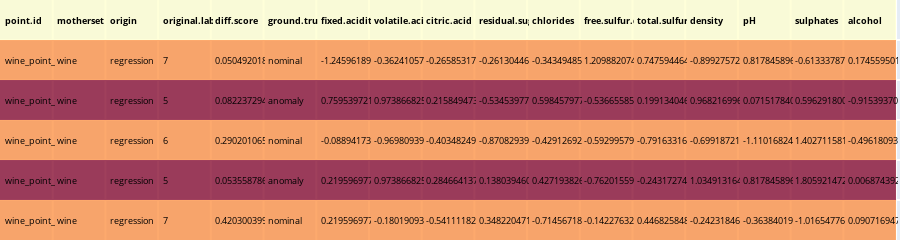

The notebook cell saved with this chart:
### Markdown cell above
首先让我们先来看看该数据集的头和尾，下表显示了数据集开头的前4行。<br>

### Code cell
d = wineExp.head(5)
colorscale = "YlOrRd"
table = ff.create_table(d, colorscale=colorscale)
for i in range(len(table.layout.annotations)):
    table.layout.annotations[i].font.size = 9
    table.layout.annotations[i].width = 50
    table.layout.annotations[i].font.color = 'black'
iplot(table)

### Figure 1 — Plotly figure (JSON) as saved in the notebook; plotly's stock layout.template omitted (floating-point values rounded to 4 significant figures)
{"data": [{"colorscale": [[0, "rgb(255,255,204)"], [0.125, "rgb(255,237,160)"], [0.25, "rgb(254,217,118)"], [0.375, "rgb(254,178,76)"], [0.5, "rgb(253,141,60)"], [0.625, "rgb(252,78,42)"], [0.75, "rgb(227,26,28)"], [0.875, "rgb(189,0,38)"], [1, "rgb(128,0,38)"]], "hoverinfo": "none", "opacity": 0.75, "showscale": false, "type": "heatmap", "z": [[0, 0, 0, 0, 0, 0, 0, 0, 0, 0, 0, 0, 0, 0, 0, 0, 0], [0.5, 0.5, 0.5, 0.5, 0.5, 0.5, 0.5, 0.5, 0.5, 0.5, 0.5, 0.5, 0.5, 0.5, 0.5, 0.5, 0.5], [1, 1, 1, 1, 1, 1, 1, 1, 1, 1, 1, 1, 1, 1, 1, 1, 1], [0.5, 0.5, 0.5, 0.5, 0.5, 0.5, 0.5, 0.5, 0.5, 0.5, 0.5, 0.5, 0.5, 0.5, 0.5, 0.5, 0.5], [1, 1, 1, 1, 1, 1, 1, 1, 1, 1, 1, 1, 1, 1, 1, 1, 1], [0.5, 0.5, 0.5, 0.5, 0.5, 0.5, 0.5, 0.5, 0.5, 0.5, 0.5, 0.5, 0.5, 0.5, 0.5, 0.5, 0.5]]}], "layout": {"annotations": [{"align": "left", "font": {"color": "black", "size": 9}, "showarrow": false, "text": "<b>point.id</b>", "width": 50, "x": -0.45, "xanchor": "left", "xref": "x", "y": 0, "yref": "y"}, {"align": "left", "font": {"color": "black", "size": 9}, "showarrow": false, "text": "<b>motherset</b>", "width": 50, "x": 0.55, "xanchor": "left", "xref": "x", "y": 0, "yref": "y"}, {"align": "left", "font": {"color": "black", "size": 9}, "showarrow": false, "text": "<b>origin</b>", "width": 50, "x": 1.55, "xanchor": "left", "xref": "x", "y": 0, "yref": "y"}, {"align": "left", "font": {"color": "black", "size": 9}, "showarrow": false, "text": "<b>original.label</b>", "width": 50, "x": 2.55, "xanchor": "left", "xref": "x", "y": 0, "yref": "y"}, {"align": "left", "font": {"color": "black", "size": 9}, "showarrow": false, "text": "<b>diff.score</b>", "width": 50, "x": 3.55, "xanchor": "left", "xref": "x", "y": 0, "yref": "y"}, {"align": "left", "font": {"color": "black", "size": 9}, "showarrow": false, "text": "<b>ground.truth</b>", "width": 50, "x": 4.55, "xanchor": "left", "xref": "x", "y": 0, "yref": "y"}, {"align": "left", "font": {"color": "black", "size": 9}, "showarrow": false, "text": "<b>fixed.acidity</b>", "width": 50, "x": 5.55, "xanchor": "left", "xref": "x", "y": 0, "yref": "y"}, {"align": "left", "font": {"color": "black", "size": 9}, "showarrow": false, "text": "<b>volatile.acidity</b>", "width": 50, "x": 6.55, "xanchor": "left", "xref": "x", "y": 0, "yref": "y"}, {"align": "left", "font": {"color": "black", "size": 9}, "showarrow": false, "text": "<b>citric.acid</b>", "width": 50, "x": 7.55, "xanchor": "left", "xref": "x", "y": 0, "yref": "y"}, {"align": "left", "font": {"color": "black", "size": 9}, "showarrow": false, "text": "<b>residual.sugar</b>", "width": 50, "x": 8.55, "xanchor": "left", "xref": "x", "y": 0, "yref": "y"}, {"align": "left", "font": {"color": "black", "size": 9}, "showarrow": false, "text": "<b>chlorides</b>", "width": 50, "x": 9.55, "xanchor": "left", "xref": "x", "y": 0, "yref": "y"}, {"align": "left", "font": {"color": "black", "size": 9}, "showarrow": false, "text": "<b>free.sulfur.dioxide</b>", "width": 50, "x": 10.55, "xanchor": "left", "xref": "x", "y": 0, "yref": "y"}, {"align": "left", "font": {"color": "black", "size": 9}, "showarrow": false, "text": "<b>total.sulfur.dioxide</b>", "width": 50, "x": 11.55, "xanchor": "left", "xref": "x", "y": 0, "yref": "y"}, {"align": "left", "font": {"color": "black", "size": 9}, "showarrow": false, "text": "<b>density</b>", "width": 50, "x": 12.55, "xanchor": "left", "xref": "x", "y": 0, "yref": "y"}, {"align": "left", "font": {"color": "black", "size": 9}, "showarrow": false, "text": "<b>pH</b>", "width": 50, "x": 13.55, "xanchor": "left", "xref": "x", "y": 0, "yref": "y"}, {"align": "left", "font": {"color": "black", "size": 9}, "showarrow": false, "text": "<b>sulphates</b>", "width": 50, "x": 14.55, "xanchor": "left", "xref": "x", "y": 0, "yref": "y"}, {"align": "left", "font": {"color": "black", "size": 9}, "showarrow": false, "text": "<b>alcohol</b>", "width": 50, "x": 15.55, "xanchor": "left", "xref": "x", "y": 0, "yref": "y"}, {"align": "left", "font": {"color": "black", "size": 9}, "showarrow": false, "text": "wine_point_3594", "width": 50, "x": -0.45, "xanchor": "left", "xref": "x", "y": 1, "yref": "y"}, {"align": "left", "font": {"color": "black", "size": 9}, "showarrow": false, "text": "wine", "width": 50, "x": 0.55, "xanchor": "left", "xref": "x", "y": 1, "yref": "y"}, {"align": "left", "font": {"color": "black", "size": 9}, "showarrow": false, "text": "regression", "width": 50, "x": 1.55, "xanchor": "left", "xref": "x", "y": 1, "yref": "y"}, {"align": "left", "font": {"color": "black", "size": 9}, "showarrow": false, "text": "7", "width": 50, "x": 2.55, "xanchor": "left", "xref": "x", "y": 1, "yref": "y"}, {"align": "left", "font": {"color": "black", "size": 9}, "showarrow": false, "text": "0.050492018051199995", "width": 50, "x": 3.55, "xanchor": "left", "xref": "x", "y": 1, "yref": "y"}, {"align": "left", "font": {"color": "black", "size": 9}, "showarrow": false, "text": "nominal", "width": 50, "x": 4.55, "xanchor": "left", "xref": "x", "y": 1, "yref": "y"}, {"align": "left", "font": {"color": "black", "size": 9}, "showarrow": false, "text": "-1.24596189745975", "width": 50, "x": 5.55, "xanchor": "left", "xref": "x", "y": 1, "yref": "y"}, {"align": "left", "font": {"color": "black", "size": 9}, "showarrow": false, "text": "-0.36241057775251595", "width": 50, "x": 6.55, "xanchor": "left", "xref": "x", "y": 1, "yref": "y"}, {"align": "left", "font": {"color": "black", "size": 9}, "showarrow": false, "text": "-0.265853171992156", "width": 50, "x": 7.55, "xanchor": "left", "xref": "x", "y": 1, "yref": "y"}, {"align": "left", "font": {"color": "black", "size": 9}, "showarrow": false, "text": "-0.261304460314913", "width": 50, "x": 8.55, "xanchor": "left", "xref": "x", "y": 1, "yref": "y"}, {"align": "left", "font": {"color": "black", "size": 9}, "showarrow": false, "text": "-0.34349485382399897", "width": 50, "x": 9.55, "xanchor": "left", "xref": "x", "y": 1, "yref": "y"}, {"align": "left", "font": {"color": "black", "size": 9}, "showarrow": false, "text": "1.2098820747560801", "width": 50, "x": 10.55, "xanchor": "left", "xref": "x", "y": 1, "yref": "y"}, {"align": "left", "font": {"color": "black", "size": 9}, "showarrow": false, "text": "0.7475944647944829", "width": 50, "x": 11.55, "xanchor": "left", "xref": "x", "y": 1, "yref": "y"}, {"align": "left", "font": {"color": "black", "size": 9}, "showarrow": false, "text": "-0.899275722179277", "width": 50, "x": 12.55, "xanchor": "left", "xref": "x", "y": 1, "yref": "y"}, {"align": "left", "font": {"color": "black", "size": 9}, "showarrow": false, "text": "0.8178458965309641", "width": 50, "x": 13.55, "xanchor": "left", "xref": "x", "y": 1, "yref": "y"}, {"align": "left", "font": {"color": "black", "size": 9}, "showarrow": false, "text": "-0.6133378706748029", "width": 50, "x": 14.55, "xanchor": "left", "xref": "x", "y": 1, "yref": "y"}, {"align": "left", "font": {"color": "black", "size": 9}, "showarrow": false, "text": "0.17455950194524197", "width": 50, "x": 15.55, "xanchor": "left", "xref": "x", "y": 1, "yref": "y"}, {"align": "left", "font": {"color": "black", "size": 9}, "showarrow": false, "text": "wine_point_5089", "width": 50, "x": -0.45, "xanchor": "left", "xref": "x", "y": 2, "yref": "y"}, {"align": "left", "font": {"color": "black", "size": 9}, "showarrow": false, "text": "wine", "width": 50, "x": 0.55, "xanchor": "left", "xref": "x", "y": 2, "yref": "y"}, {"align": "left", "font": {"color": "black", "size": 9}, "showarrow": false, "text": "regression", "width": 50, "x": 1.55, "xanchor": "left", "xref": "x", "y": 2, "yref": "y"}, {"align": "left", "font": {"color": "black", "size": 9}, "showarrow": false, "text": "5", "width": 50, "x": 2.55, "xanchor": "left", "xref": "x", "y": 2, "yref": "y"}, {"align": "left", "font": {"color": "black", "size": 9}, "showarrow": false, "text": "0.0822372942294221", "width": 50, "x": 3.55, "xanchor": "left", "xref": "x", "y": 2, "yref": "y"}, {"align": "left", "font": {"color": "black", "size": 9}, "showarrow": false, "text": "anomaly", "width": 50, "x": 4.55, "xanchor": "left", "xref": "x", "y": 2, "yref": "y"}, {"align": "left", "font": {"color": "black", "size": 9}, "showarrow": false, "text": "0.759539721390771", "width": 50, "x": 5.55, "xanchor": "left", "xref": "x", "y": 2, "yref": "y"}, {"align": "left", "font": {"color": "black", "size": 9}, "showarrow": false, "text": "0.973866825071634", "width": 50, "x": 6.55, "xanchor": "left", "xref": "x", "y": 2, "yref": "y"}, {"align": "left", "font": {"color": "black", "size": 9}, "showarrow": false, "text": "0.215849473785982", "width": 50, "x": 7.55, "xanchor": "left", "xref": "x", "y": 2, "yref": "y"}, {"align": "left", "font": {"color": "black", "size": 9}, "showarrow": false, "text": "-0.5345397743760211", "width": 50, "x": 8.55, "xanchor": "left", "xref": "x", "y": 2, "yref": "y"}, {"align": "left", "font": {"color": "black", "size": 9}, "showarrow": false, "text": "0.598457977378283", "width": 50, "x": 9.55, "xanchor": "left", "xref": "x", "y": 2, "yref": "y"}, {"align": "left", "font": {"color": "black", "size": 9}, "showarrow": false, "text": "-0.536655858819495", "width": 50, "x": 10.55, "xanchor": "left", "xref": "x", "y": 2, "yref": "y"}, {"align": "left", "font": {"color": "black", "size": 9}, "showarrow": false, "text": "0.199134046044631", "width": 50, "x": 11.55, "xanchor": "left", "xref": "x", "y": 2, "yref": "y"}, {"align": "left", "font": {"color": "black", "size": 9}, "showarrow": false, "text": "0.968216996451521", "width": 50, "x": 12.55, "xanchor": "left", "xref": "x", "y": 2, "yref": "y"}, {"align": "left", "font": {"color": "black", "size": 9}, "showarrow": false, "text": "0.0715178403813755", "width": 50, "x": 13.55, "xanchor": "left", "xref": "x", "y": 2, "yref": "y"}, {"align": "left", "font": {"color": "black", "size": 9}, "showarrow": false, "text": "0.5962918007071479", "width": 50, "x": 14.55, "xanchor": "left", "xref": "x", "y": 2, "yref": "y"}, {"align": "left", "font": {"color": "black", "size": 9}, "showarrow": false, "text": "-0.915393708652846", "width": 50, "x": 15.55, "xanchor": "left", "xref": "x", "y": 2, "yref": "y"}, {"align": "left", "font": {"color": "black", "size": 9}, "showarrow": false, "text": "wine_point_1912", "width": 50, "x": -0.45, "xanchor": "left", "xref": "x", "y": 3, "yref": "y"}, {"align": "left", "font": {"color": "black", "size": 9}, "showarrow": false, "text": "wine", "width": 50, "x": 0.55, "xanchor": "left", "xref": "x", "y": 3, "yref": "y"}, {"align": "left", "font": {"color": "black", "size": 9}, "showarrow": false, "text": "regression", "width": 50, "x": 1.55, "xanchor": "left", "xref": "x", "y": 3, "yref": "y"}, {"align": "left", "font": {"color": "black", "size": 9}, "showarrow": false, "text": "6", "width": 50, "x": 2.55, "xanchor": "left", "xref": "x", "y": 3, "yref": "y"}, {"align": "left", "font": {"color": "black", "size": 9}, "showarrow": false, "text": "0.290201065203149", "width": 50, "x": 3.55, "xanchor": "left", "xref": "x", "y": 3, "yref": "y"}, {"align": "left", "font": {"color": "black", "size": 9}, "showarrow": false, "text": "nominal", "width": 50, "x": 4.55, "xanchor": "left", "xref": "x", "y": 3, "yref": "y"}, {"align": "left", "font": {"color": "black", "size": 9}, "showarrow": false, "text": "-0.0889417327382977", "width": 50, "x": 5.55, "xanchor": "left", "xref": "x", "y": 3, "yref": "y"}, {"align": "left", "font": {"color": "black", "size": 9}, "showarrow": false, "text": "-0.969809397218039", "width": 50, "x": 6.55, "xanchor": "left", "xref": "x", "y": 3, "yref": "y"}, {"align": "left", "font": {"color": "black", "size": 9}, "showarrow": false, "text": "-0.403482499357339", "width": 50, "x": 7.55, "xanchor": "left", "xref": "x", "y": 3, "yref": "y"}, {"align": "left", "font": {"color": "black", "size": 9}, "showarrow": false, "text": "-0.870829391682", "width": 50, "x": 8.55, "xanchor": "left", "xref": "x", "y": 3, "yref": "y"}, {"align": "left", "font": {"color": "black", "size": 9}, "showarrow": false, "text": "-0.4291269293878429", "width": 50, "x": 9.55, "xanchor": "left", "xref": "x", "y": 3, "yref": "y"}, {"align": "left", "font": {"color": "black", "size": 9}, "showarrow": false, "text": "-0.592995792160642", "width": 50, "x": 10.55, "xanchor": "left", "xref": "x", "y": 3, "yref": "y"}, {"align": "left", "font": {"color": "black", "size": 9}, "showarrow": false, "text": "-0.7916331620196171", "width": 50, "x": 11.55, "xanchor": "left", "xref": "x", "y": 3, "yref": "y"}, {"align": "left", "font": {"color": "black", "size": 9}, "showarrow": false, "text": "-0.699187216611678", "width": 50, "x": 12.55, "xanchor": "left", "xref": "x", "y": 3, "yref": "y"}, {"align": "left", "font": {"color": "black", "size": 9}, "showarrow": false, "text": "-1.11016824852214", "width": 50, "x": 13.55, "xanchor": "left", "xref": "x", "y": 3, "yref": "y"}, {"align": "left", "font": {"color": "black", "size": 9}, "showarrow": false, "text": "1.4027115816284499", "width": 50, "x": 14.55, "xanchor": "left", "xref": "x", "y": 3, "yref": "y"}, {"align": "left", "font": {"color": "black", "size": 9}, "showarrow": false, "text": "-0.496180935345889", "width": 50, "x": 15.55, "xanchor": "left", "xref": "x", "y": 3, "yref": "y"}, {"align": "left", "font": {"color": "black", "size": 9}, "showarrow": false, "text": "wine_point_4908", "width": 50, "x": -0.45, "xanchor": "left", "xref": "x", "y": 4, "yref": "y"}, {"align": "left", "font": {"color": "black", "size": 9}, "showarrow": false, "text": "wine", "width": 50, "x": 0.55, "xanchor": "left", "xref": "x", "y": 4, "yref": "y"}, {"align": "left", "font": {"color": "black", "size": 9}, "showarrow": false, "text": "regression", "width": 50, "x": 1.55, "xanchor": "left", "xref": "x", "y": 4, "yref": "y"}, {"align": "left", "font": {"color": "black", "size": 9}, "showarrow": false, "text": "5", "width": 50, "x": 2.55, "xanchor": "left", "xref": "x", "y": 4, "yref": "y"}, {"align": "left", "font": {"color": "black", "size": 9}, "showarrow": false, "text": "0.0535587861274996", "width": 50, "x": 3.55, "xanchor": "left", "xref": "x", "y": 4, "yref": "y"}, {"align": "left", "font": {"color": "black", "size": 9}, "showarrow": false, "text": "anomaly", "width": 50, "x": 4.55, "xanchor": "left", "xref": "x", "y": 4, "yref": "y"}, {"align": "left", "font": {"color": "black", "size": 9}, "showarrow": false, "text": "0.219596977854091", "width": 50, "x": 5.55, "xanchor": "left", "xref": "x", "y": 4, "yref": "y"}, {"align": "left", "font": {"color": "black", "size": 9}, "showarrow": false, "text": "0.973866825071634", "width": 50, "x": 6.55, "xanchor": "left", "xref": "x", "y": 4, "yref": "y"}, {"align": "left", "font": {"color": "black", "size": 9}, "showarrow": false, "text": "0.284664137468574", "width": 50, "x": 7.55, "xanchor": "left", "xref": "x", "y": 4, "yref": "y"}, {"align": "left", "font": {"color": "black", "size": 9}, "showarrow": false, "text": "0.13803946023593697", "width": 50, "x": 8.55, "xanchor": "left", "xref": "x", "y": 4, "yref": "y"}, {"align": "left", "font": {"color": "black", "size": 9}, "showarrow": false, "text": "0.427193826250596", "width": 50, "x": 9.55, "xanchor": "left", "xref": "x", "y": 4, "yref": "y"}, {"align": "left", "font": {"color": "black", "size": 9}, "showarrow": false, "text": "-0.762015592184085", "width": 50, "x": 10.55, "xanchor": "left", "xref": "x", "y": 4, "yref": "y"}, {"align": "left", "font": {"color": "black", "size": 9}, "showarrow": false, "text": "-0.243172743269765", "width": 50, "x": 11.55, "xanchor": "left", "xref": "x", "y": 4, "yref": "y"}, {"align": "left", "font": {"color": "black", "size": 9}, "showarrow": false, "text": "1.0349131649740402", "width": 50, "x": 12.55, "xanchor": "left", "xref": "x", "y": 4, "yref": "y"}, {"align": "left", "font": {"color": "black", "size": 9}, "showarrow": false, "text": "0.8178458965309641", "width": 50, "x": 13.55, "xanchor": "left", "xref": "x", "y": 4, "yref": "y"}, {"align": "left", "font": {"color": "black", "size": 9}, "showarrow": false, "text": "1.8059214720891001", "width": 50, "x": 14.55, "xanchor": "left", "xref": "x", "y": 4, "yref": "y"}, {"align": "left", "font": {"color": "black", "size": 9}, "showarrow": false, "text": "0.00687439262245961", "width": 50, "x": 15.55, "xanchor": "left", "xref": "x", "y": 4, "yref": "y"}, {"align": "left", "font": {"color": "black", "size": 9}, "showarrow": false, "text": "wine_point_2246", "width": 50, "x": -0.45, "xanchor": "left", "xref": "x", "y": 5, "yref": "y"}, {"align": "left", "font": {"color": "black", "size": 9}, "showarrow": false, "text": "wine", "width": 50, "x": 0.55, "xanchor": "left", "xref": "x", "y": 5, "yref": "y"}, {"align": "left", "font": {"color": "black", "size": 9}, "showarrow": false, "text": "regression", "width": 50, "x": 1.55, "xanchor": "left", "xref": "x", "y": 5, "yref": "y"}, {"align": "left", "font": {"color": "black", "size": 9}, "showarrow": false, "text": "7", "width": 50, "x": 2.55, "xanchor": "left", "xref": "x", "y": 5, "yref": "y"}, {"align": "left", "font": {"color": "black", "size": 9}, "showarrow": false, "text": "0.42030039942812897", "width": 50, "x": 3.55, "xanchor": "left", "xref": "x", "y": 5, "yref": "y"}, {"align": "left", "font": {"color": "black", "size": 9}, "showarrow": false, "text": "nominal", "width": 50, "x": 4.55, "xanchor": "left", "xref": "x", "y": 5, "yref": "y"}, {"align": "left", "font": {"color": "black", "size": 9}, "showarrow": false, "text": "0.219596977854091", "width": 50, "x": 5.55, "xanchor": "left", "xref": "x", "y": 5, "yref": "y"}, {"align": "left", "font": {"color": "black", "size": 9}, "showarrow": false, "text": "-0.18019093191285898", "width": 50, "x": 6.55, "xanchor": "left", "xref": "x", "y": 5, "yref": "y"}, {"align": "left", "font": {"color": "black", "size": 9}, "showarrow": false, "text": "-0.541111826722522", "width": 50, "x": 7.55, "xanchor": "left", "xref": "x", "y": 5, "yref": "y"}, {"align": "left", "font": {"color": "black", "size": 9}, "showarrow": false, "text": "0.3482204710521741", "width": 50, "x": 8.55, "xanchor": "left", "xref": "x", "y": 5, "yref": "y"}, {"align": "left", "font": {"color": "black", "size": 9}, "showarrow": false, "text": "-0.714567181267323", "width": 50, "x": 9.55, "xanchor": "left", "xref": "x", "y": 5, "yref": "y"}, {"align": "left", "font": {"color": "black", "size": 9}, "showarrow": false, "text": "-0.14227632543146201", "width": 50, "x": 10.55, "xanchor": "left", "xref": "x", "y": 5, "yref": "y"}, {"align": "left", "font": {"color": "black", "size": 9}, "showarrow": false, "text": "0.446825848060693", "width": 50, "x": 11.55, "xanchor": "left", "xref": "x", "y": 5, "yref": "y"}, {"align": "left", "font": {"color": "black", "size": 9}, "showarrow": false, "text": "-0.24231846223236803", "width": 50, "x": 12.55, "xanchor": "left", "xref": "x", "y": 5, "yref": "y"}, {"align": "left", "font": {"color": "black", "size": 9}, "showarrow": false, "text": "-0.36384019237255", "width": 50, "x": 13.55, "xanchor": "left", "xref": "x", "y": 5, "yref": "y"}, {"align": "left", "font": {"color": "black", "size": 9}, "showarrow": false, "text": "-1.01654776113545", "width": 50, "x": 14.55, "xanchor": "left", "xref": "x", "y": 5, "yref": "y"}, {"align": "left", "font": {"color": "black", "size": 9}, "showarrow": false, "text": "0.0907169472838507", "width": 50, "x": 15.55, "xanchor": "left", "xref": "x", "y": 5, "yref": "y"}], "height": 230, "margin": {"b": 0, "l": 0, "r": 0, "t": 0}, "xaxis": {"dtick": 1, "gridwidth": 2, "showticklabels": false, "tick0": -0.5, "ticks": "", "zeroline": false}, "yaxis": {"autorange": "reversed", "dtick": 1, "gridwidth": 2, "showticklabels": false, "tick0": 0.5, "ticks": "", "zeroline": false}}}
